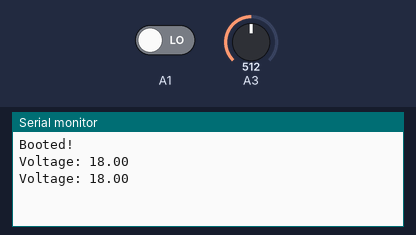
A sketch run on a simulated Arduino Uno, built with avr-gcc and run on an emulated ATmega328P. Shown: the last lines printed to the serial monitor. The test bench sets the inputs (shaded band); at power-on: A3 = 512, A1 LOW.

Above: at 1.8 s.
1.9 s: A3 set to 716
At 2.8 s:
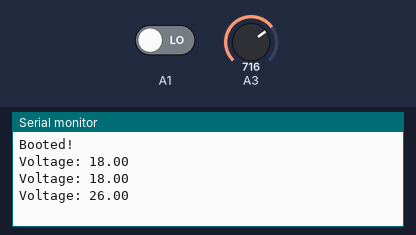
3.4 s: A3 set to 900
At 4.5 s:
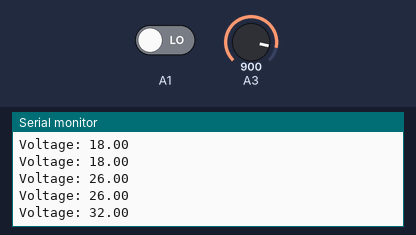
Timing chart, 0 to 6.4 s (numbered marks = the images above; inputs shaded):
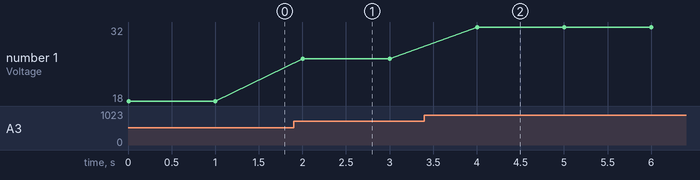

Measured:
- after the input at 1.9 s, the serial monitor: prints a new line after 0.10 s (image 1)
- after the input at 3.4 s, the serial monitor: prints a new line after 0.60 s (image 2)
- plotted number 1: 18 → 26 after the input at 1.9 s, 26 → 32 after the input at 3.4 s

The sketch:

sketch_arduino_nano_battery_watchdog.ino
```cpp
void setup() {
  pinMode(A1, INPUT);
  pinMode(A3, INPUT);

  Serial.begin(9600);
  Serial.println("Booted!");
}

bool enable = false;

void loop() {
  int sensorValue = analogRead(A3);
  int esp = digitalRead(A1);

  float voltage = sensorValue * 25 / 687;
  Serial.print("Voltage: ");
  Serial.println(voltage);

  if (voltage > 26) enable = true;
  if (voltage < 25.6) enable = false;

  if (esp == 1 && enable == true) {
    digitalWrite(13, 1);
  } else {
    digitalWrite(13, 0);
  }

  delay(1000);
}
```
